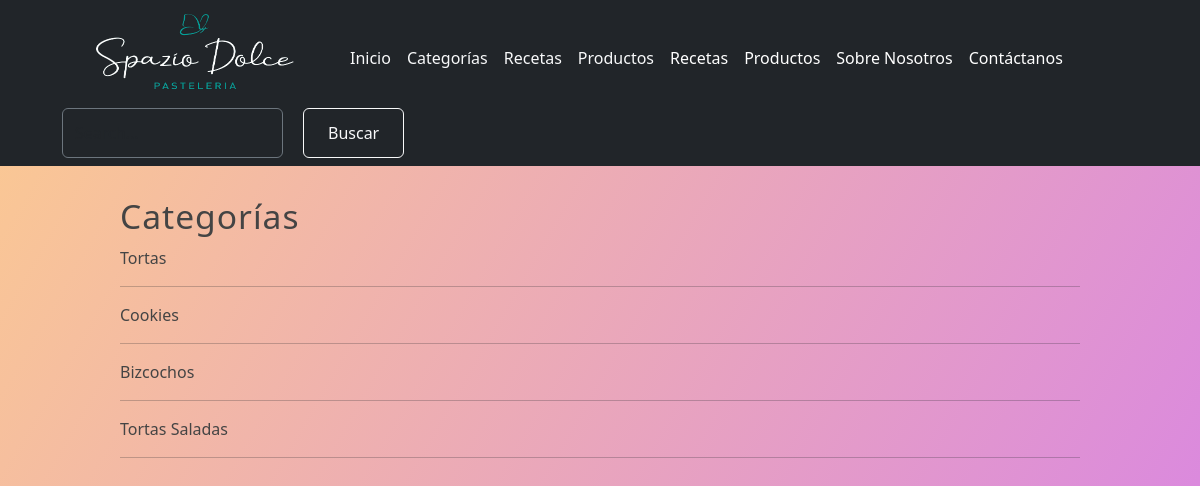
Before: /categorias/ with the older database file.
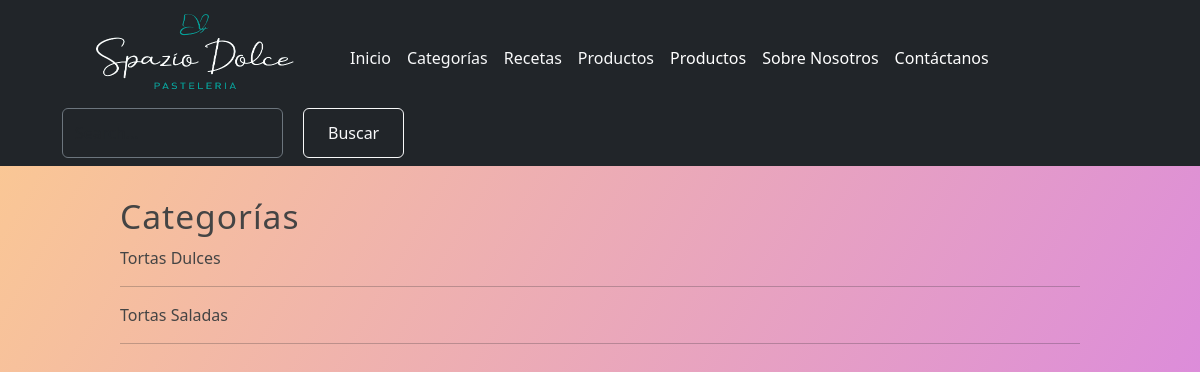
After: the same page with the newer database file.
### pages/models.py (models this page shows, shortened)
class Page(models.Model):
    title = models.CharField(max_length=50,verbose_name= 'Título')
    content = RichTextField(verbose_name= 'Contenido')
    slug = models.CharField(unique = True, max_length=150,verbose_name= 'URL amigable')
    order = models.IntegerField(default = 0, verbose_name='Orden')
    visible = models.BooleanField(verbose_name="Visible?")
    create_at = models.DateTimeField(auto_now_add=True,verbose_name="Creado el")
    update_at = models.DateTimeField(auto_now=True,verbose_name="Actualizado el")
    class Meta:
        verbose_name = 'Página'
        verbose_name_plural = 'Páginas'

### blog/models.py (models this page shows, shortened)
class Category(models.Model):
    name = models.CharField(max_length=100, verbose_name='Nombre')
    description = models.CharField(max_length=255,verbose_name='Descripción')
    created_at = models.DateTimeField(auto_now_add=True, verbose_name='Creado el')
    class Meta:
        verbose_name = 'Categoría'
        verbose_name_plural = 'Categorías'

### blog/views.py (the view)
# urls.py: path('categorias/', views.categories, name = 'list_categorias'),
def categories(request):
    categories = Category.objects.all()
    return render(request,'categories/listcategory.html',{
        'title' : 'Categorías',
        'categories' : categories,
    })

### blog/processor.py (called while the page is built)
def get_categories(request):
    categories_in_use = Article.objects.filter(public = True).values_list('categories',flat = True)
    categories = Category.objects.filter(id__in =categories_in_use).values_list('id','name')
    return {
        'categories' : categories,
        'categories_in_use' :categories_in_use
    }

### pages/context_processors.py (called while the page is built)
def get_pages(request):
    pages = Page.objects.filter(visible = True).order_by("order").values_list('id','title', 'slug')
    return {
        'pages' : pages
    }

### blog/templates/categories/listcategory.html (shortened to what this page needs)
{% extends 'layouts/layout.html'%}
{%block content %}
<body class="body-list-cat">
    <h1 class ="title">{{title}}</h1>
    {% include 'categories/categories.html' %}
    </body>
{% endblock %}

### mainapp/templates/layouts/layout.html (shortened to what this page needs)
{% load static %}
<!DOCTYPE html>
<html lang="en">
<head>
    <link rel="stylesheet" href=" {% static 'css/bootstrap.min.css' %}" />
    <link rel="stylesheet" href=" {% static 'css/styles.css' %}" />
</head>
<body>
      <header class="p-2 text-bg-dark">
        <div class="container">
          <div class="d-flex flex-wrap align-items-center justify-content-start ">
      <a href="/" class=" text-light text-decoration-none ">
              <img class="logo" src="{% static 'images/logo2.png' %}">
            </a>
 <nav>
            <ul class="nav col-12 col-lg-auto me-lg-auto mb-2 justify-content-start mb-md-0">
              <li><a href="{% url 'index' %}" class="nav-link px-2 text-light">Inicio</a></li>
              <li><a href="{% url 'list_categorias' %}" class="nav-link px-2 text-light">Categorías</a></li>
              <li><a href="{% url 'list_articles' %}" class="nav-link px-2 text-light">Recetas</a></li>
              <li><a href="{% url 'list_productos' %}" class="nav-link px-2 text-light">Productos</a></li>
              {% for page in pages %}
              <li><a href="{% url 'page' page.2 %}" class="nav-link px-2 text-white">{{page.1}}</a></li>
              {% endfor %}
            </ul>
          </nav>
            <form class="col-12 col-lg-auto mb-3 mb-lg-0 me-lg-3 boton-search" role="search">
              <input type="search" class="form-control form-control-dark text-bg-dark" placeholder="Search..." aria-label="Search">
                 <button type="button" class="btn btn-outline-light me-2 boton">Buscar</button>
            </form>
          </div>
        </div>
      </header>
    <div id="content">
        <div class="box">
            {% block content %}{% endblock %}
        </div>
    </div>
</body>
</html>

### blog/templates/categories/categories.html (shortened to what this page needs)
{% for category in categories%}
<article class = "article-item">
    <div class = "data">
        <p>
            {% if category.id %}
            <a href="{% url 'category' category.id %}">{{ category.name}}</a>
        {% endif %}
        </p>
    </div>
</article>
<hr>
{% endfor %}

Changed rows visible on the page:
no longer on this page (row edited): Page: title "Recetas"
removed Category: name "Tortas"
removed Category: name "Cookies"
removed Category: name "Bizcochos"
added Category: name "Tortas Dulces"
